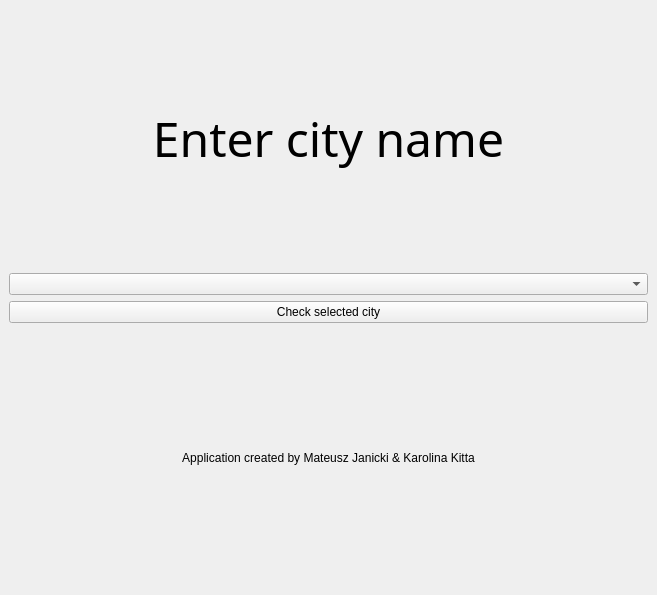
<?xml version="1.0" encoding="UTF-8"?>
<ui version="4.0">
 <class>MainWindow</class>
 <widget class="QMainWindow" name="MainWindow">
  <property name="geometry">
   <rect>
    <x>0</x>
    <y>0</y>
    <width>657</width>
    <height>595</height>
   </rect>
  </property>
  <property name="windowTitle">
   <string>MainWindow</string>
  </property>
  <widget class="QWidget" name="centralwidget">
   <layout class="QGridLayout" name="gridLayout">
    <item row="2" column="0">
     <widget class="QPushButton" name="Check_button">
      <property name="text">
       <string>Check selected city</string>
      </property>
     </widget>
    </item>
    <item row="1" column="0">
     <widget class="QComboBox" name="CityComboBox">
      <property name="acceptDrops">
       <bool>true</bool>
      </property>
     </widget>
    </item>
    <item row="3" column="0">
     <widget class="QLabel" name="Authors">
      <property name="text">
       <string>Application created by Mateusz Janicki &amp; Karolina Kitta</string>
      </property>
      <property name="alignment">
       <set>Qt::AlignCenter</set>
      </property>
     </widget>
    </item>
    <item row="0" column="0">
     <widget class="QLabel" name="Enter_city_name">
      <property name="font">
       <font>
        <family>Segoe Print</family>
        <pointsize>36</pointsize>
       </font>
      </property>
      <property name="lineWidth">
       <number>1</number>
      </property>
      <property name="text">
       <string>Enter city name</string>
      </property>
      <property name="textFormat">
       <enum>Qt::PlainText</enum>
      </property>
      <property name="alignment">
       <set>Qt::AlignCenter</set>
      </property>
      <property name="wordWrap">
       <bool>false</bool>
      </property>
      <property name="margin">
       <number>100</number>
      </property>
     </widget>
    </item>
   </layout>
  </widget>
 </widget>
 <resources/>
 <connections/>
</ui>
